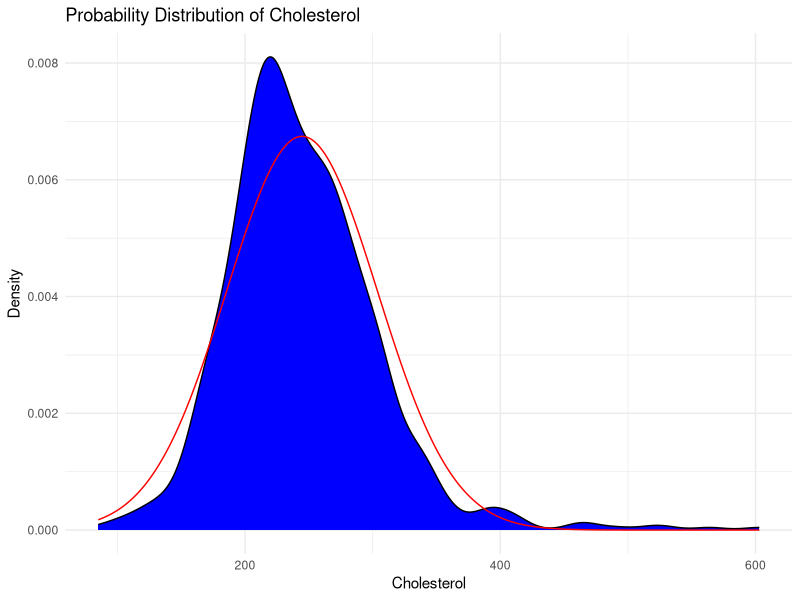

This figure's R source:
library(ggplot2)
library(readr)
library(dplyr)

data <- read_csv("heart.csv")

# Durchschnitt und Varianz berechnen
mean_bp <- mean(data$Cholesterol)
sd_bp <- sd(data$Cholesterol)

# Dichte-Grafik
density_plot <- ggplot(data, aes(x = Cholesterol)) +
  geom_density(fill = "blue", color = "black") +
  labs(title = "Probability Distribution of Cholesterol",
       x = "Cholesterol",
       y = "Density")

# Normalverteilung
x_values <- seq(min(data$Cholesterol), max(data$Cholesterol), length.out = 1000)
normal_curve <- data.frame(Cholesterol = x_values, Density = dnorm(x_values, mean = mean_bp, sd = sd_bp))

# Zwei Grafiken kombinieren
final_plot <- density_plot +
  geom_line(data = normal_curve, aes(x = Cholesterol, y = Density), color = "red") +
  theme_minimal()

final_plot